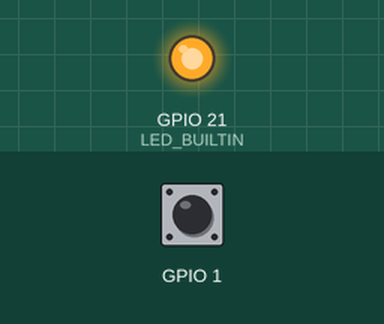
The sketch below on a simulated Seeed XIAO ESP32-S3. Parts: output pins drawn as LEDs (lit = HIGH). The test bench sets the inputs (shaded band); at power-on: GPIO 1 HIGH. WiFi joins after 1.5 s; servers stay silent unless stated; what the sketch prints to the serial monitor is not drawn.

Above: at 0.1 s.
At 1.6 s:
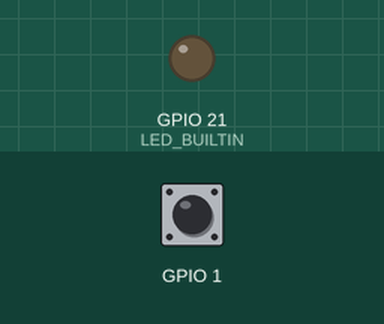
Timing chart, 0 to 3.3 s (numbered marks = the images above):
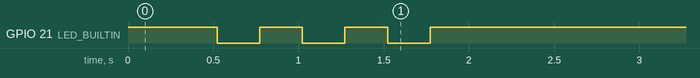

The sketch:

XiaoWebDashboard.ino
```cpp
// Seeed Studio XIAO ESP32-S3 web dashboard.
// - Turn the user LED (GPIO21) on/off from a web page.
// - Show the touch sensor (D0 = GPIO1, T1) state live; touching also lights the LED.
// Open http://xiao.local or the IP printed on Serial.
#include <WiFi.h>
#include <WebServer.h>
#include <ESPmDNS.h>

const char* WIFI_SSID = "YOUR_WIFI_SSID";  // ESP32-S3 supports 2.4 GHz only
const char* WIFI_PASS = "YOUR_WIFI_PASSWORD";

const int TOUCH_PIN = T1;  // D0
WebServer server(80);
bool ledOn = false;
uint32_t baseline = 0;
uint32_t touchValue = 0;
uint32_t touchPeak = 0;
bool touched = false;

const char PAGE[] PROGMEM = R"HTML(<!doctype html>
<html lang="ko"><head><meta charset="utf-8">
<meta name="viewport" content="width=device-width,initial-scale=1">
<title>XIAO 대시보드</title>
<style>
:root{--bg:#f4f5f7;--card:#fff;--text:#1d2129;--muted:#6b7280;--on:#f59e0b;--off:#d1d5db;--accent:#2563eb}
@media (prefers-color-scheme:dark){:root{--bg:#111318;--card:#1b1e25;--text:#e8eaed;--muted:#9aa0a6;--off:#3a3f4a}}
*{box-sizing:border-box}body{margin:0;font-family:system-ui,sans-serif;background:var(--bg);color:var(--text)}
main{max-width:480px;margin:0 auto;padding:24px 16px}h1{font-size:22px;margin:0 0 4px}
.sub{color:var(--muted);font-size:14px;margin-bottom:20px}
.card{background:var(--card);border-radius:16px;padding:20px;margin-bottom:16px;box-shadow:0 1px 3px rgba(0,0,0,.08)}
.row{display:flex;align-items:center;justify-content:space-between;gap:12px}
.label{font-size:15px;color:var(--muted)}.state{font-size:28px;font-weight:700;margin-top:4px}
.dot{width:56px;height:56px;border-radius:50%;background:var(--off);transition:.15s}
.dot.on{background:var(--on);box-shadow:0 0 24px var(--on)}
.btns{display:flex;gap:10px;margin-top:16px}
button{flex:1;font-size:17px;padding:14px;border:0;border-radius:12px;cursor:pointer;background:var(--off);color:var(--text)}
button.primary{background:var(--accent);color:#fff}
.val{color:var(--muted);font-size:13px;margin-top:12px}
</style></head><body><main>
<h1>XIAO ESP32-S3</h1><div class="sub" id="conn">연결 중…</div>
<div class="card"><div class="row"><div><div class="label">LED</div><div class="state" id="ledText">-</div></div><div class="dot" id="ledDot"></div></div>
<div class="btns"><button class="primary" onclick="setLed(1)">켜기</button><button onclick="setLed(0)">끄기</button></div></div>
<div class="card"><div class="row"><div><div class="label">터치센서 (D0 핀)</div><div class="state" id="touchText">-</div></div><div class="dot" id="touchDot"></div></div>
<div class="val" id="touchVal"></div></div>
</main><script>
function show(s){
  ledText.textContent=s.led?'켜짐':'꺼짐';ledDot.classList.toggle('on',s.led);
  touchText.textContent=s.touched?'터치됨':'안 됨';touchDot.classList.toggle('on',s.touched);
  touchVal.textContent='측정값 '+s.value+' / 기준값 '+s.baseline;
  conn.textContent='연결됨';
}
async function poll(){try{show(await (await fetch('/status')).json())}catch(e){conn.textContent='연결 끊김'}}
async function setLed(v){try{show(await (await fetch('/led?on='+v)).json())}catch(e){}}
poll();setInterval(poll,300);
</script></body></html>)HTML";

void updateLedPin() {
  digitalWrite(LED_BUILTIN, (ledOn || touched) ? LOW : HIGH);  // active-low
}

void setLed(bool on) {
  ledOn = on;
  updateLedPin();
}

void sendStatus() {
  char json[128];
  snprintf(json, sizeof(json), "{\"led\":%s,\"touched\":%s,\"value\":%lu,\"baseline\":%lu,\"peak\":%lu}",
           (ledOn || touched) ? "true" : "false", touched ? "true" : "false", touchValue, baseline, touchPeak);
  server.send(200, "application/json", json);
}

void setup() {
  Serial.begin(115200);
  pinMode(LED_BUILTIN, OUTPUT);
  setLed(false);

  // Calibrate untouched value; don't touch D0 during boot.
  // First readings after init are garbage, so discard them.
  for (int i = 0; i < 10; i++) {
    touchRead(TOUCH_PIN);
    delay(20);
  }
  for (int i = 0; i < 16; i++) {
    baseline += touchRead(TOUCH_PIN);
    delay(20);
  }
  baseline /= 16;

  WiFi.mode(WIFI_STA);
  WiFi.begin(WIFI_SSID, WIFI_PASS);
  // Blink while connecting.
  while (WiFi.status() != WL_CONNECTED) {
    digitalWrite(LED_BUILTIN, !digitalRead(LED_BUILTIN));
    delay(250);
  }
  setLed(false);
  Serial.print("IP: ");
  Serial.println(WiFi.localIP());
  MDNS.begin("xiao");

  server.on("/", []() { server.send_P(200, "text/html; charset=utf-8", PAGE); });
  server.on("/status", sendStatus);
  server.on("/led", []() {
    if (server.hasArg("on")) setLed(server.arg("on") == "1");
    sendStatus();
  });
  server.begin();
}

void loop() {
  server.handleClient();
  touchValue = touchRead(TOUCH_PIN);
  if (touchValue > touchPeak) touchPeak = touchValue;
  // Untouched noise is only ~±20, so a 5% rise is a reliable touch.
  touched = touchValue > baseline * 1.05;
  updateLedPin();
  delay(2);
}
```
